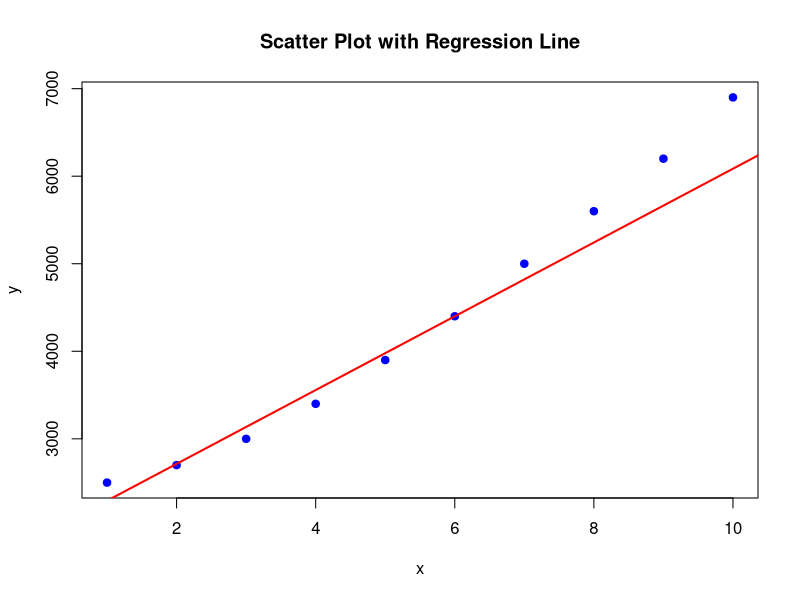

Write R code to recreate this figure.
 x <- c(1,2,3,4,5,6,7,8,9,10)
  y <- c(2500,2700,3000,3400,3900,4400,5000,5600,6200,6900)
  df <- data.frame(x,y)
  data_train<-df[1:7,]
  data_test<-df[8:10,]
  # Apply the lm() function
  relation <- lm(y~x, data_train)
  print(relation)
  #Make prediction
  x_text <- data.frame(x= data_test$x)
  result <- predict(relation,x_text)
  print(result)
  
  # Scatter plot
  plot(df$x, df$y,
       main = "Scatter Plot with Regression Line",
       xlab = "x",
       ylab = "y",
       pch = 19,
       col = "blue")
  
  # Add regression line from training data
  abline(relation, col = "red", lwd = 2)
